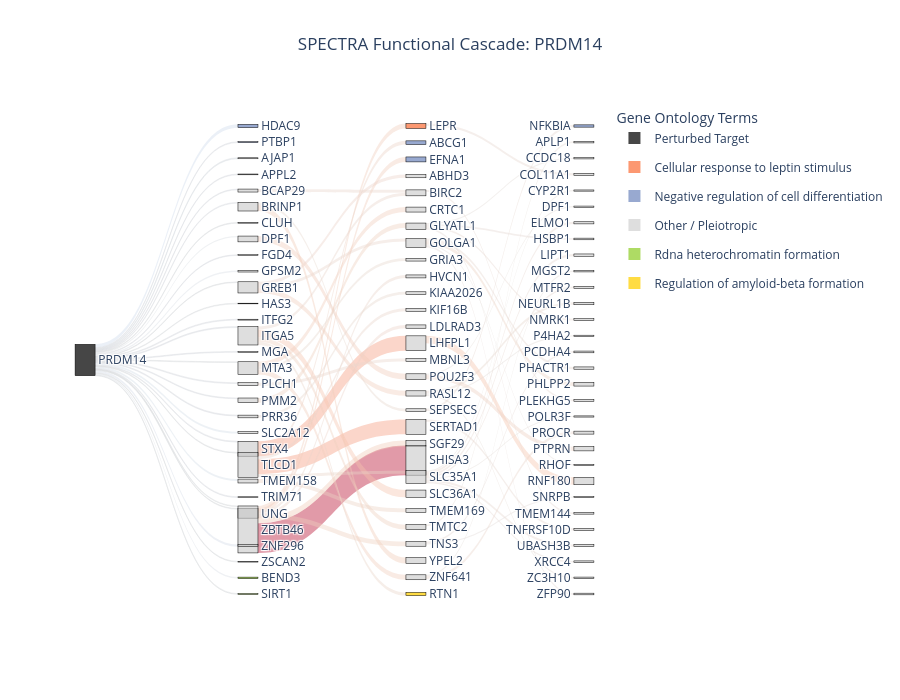

Notebook code for this chart:
### Code cell
import networkx as nx
import numpy as np
import matplotlib.pyplot as plt
import plotly.graph_objects as go

# --- Assume A_1, A_2, A_3 and gene_to_function are already defined ---

# --- 1. Colors & Legend Setup ---
unique_groups = sorted(list(set(gene_to_function.values())))
if 'Perturbed Target' in unique_groups:
    unique_groups.remove('Perturbed Target')
    unique_groups.insert(0, 'Perturbed Target') # Keep Target at the top of the legend

palette = plt.cm.Set2.colors # Set2 is great for distinct categorical colors
group_colors = {}
for i, group in enumerate(unique_groups):
    if group == 'Perturbed Target':
        group_colors[group] = 'rgba(50, 50, 50, 0.9)'
    elif group == 'Other / Pleiotropic':
        group_colors[group] = 'rgba(200, 200, 200, 0.6)'
    else:
        c = palette[i % len(palette)]
        group_colors[group] = f'rgba({int(c[0]*255)}, {int(c[1]*255)}, {int(c[2]*255)}, 0.9)'

# --- 2. Track Nodes by Hop for Sorting ---
# We track which genes are in which hop so we can sort them by function later
hop_to_genes = {0: set([target_gene]), 1: set(), 2: set(), 3: set()}
cascade_edges = [] 
all_signed_weights = []

current_sources = {target_gene}

for hop_idx, A in enumerate([A_1, A_2, A_3]):
    current_hop_num = hop_idx + 1
    A_dense = A.cpu().detach().numpy()
    A_dense[np.abs(A_dense) < minimum_signal] = 0.0
    
    G = nx.from_numpy_array(A_dense, create_using=nx.DiGraph)
    G = nx.relabel_nodes(G, idx_to_gene)
    G.remove_edges_from(nx.selfloop_edges(G))
    
    next_sources = set()
    layer_edges = []
    
    for source_gene in current_sources:
        if source_gene in G:
            for target_gene_dest in G.successors(source_gene):
                w = G[source_gene][target_gene_dest]['weight']
                layer_edges.append((source_gene, target_gene_dest, w, abs(w)))
                
    layer_edges.sort(key=lambda x: x[3], reverse=True)
    top_layer_edges = layer_edges[:K_edges]
    
    for src, tgt, w, abs_w in top_layer_edges:
        cascade_edges.append((src, current_hop_num - 1, tgt, current_hop_num, w, abs_w))
        next_sources.add(tgt)
        hop_to_genes[current_hop_num].add(tgt)
        all_signed_weights.append(w)
        
    current_sources = next_sources

# --- 3. Sort Nodes by Function & Calculate Coordinates ---
node_id_to_idx = {}
display_labels = []
node_colors = []
node_x = []
node_y = []

# X-axis mapping for the hops
hop_x_map = {0: 0.01, 1: 0.33, 2: 0.66, 3: 0.99}

for hop_num in range(4):
    genes_in_hop = list(hop_to_genes[hop_num])
    
    # SORTING MAGIC: Sort genes primarily by their GO term, then alphabetically by name
    genes_in_hop.sort(key=lambda g: (gene_to_function.get(g, 'Other / Pleiotropic'), g))
    
    # Calculate Y coordinates to distribute them evenly in the column
    if len(genes_in_hop) == 1:
        y_vals = [0.5]
    elif len(genes_in_hop) > 1:
        y_vals = np.linspace(0.05, 0.95, len(genes_in_hop))
    else:
        y_vals = []
        
    for gene, y_val in zip(genes_in_hop, y_vals):
        unique_id = f"{gene}_hop{hop_num}"
        node_id_to_idx[unique_id] = len(display_labels)
        
        display_labels.append(gene)
        func_group = gene_to_function.get(gene, 'Other / Pleiotropic')
        node_colors.append(group_colors[func_group])
        
        node_x.append(hop_x_map[hop_num])
        node_y.append(y_val)

# --- 4. Map Edges ---
sources, targets, values, link_colors = [], [], [], []
max_abs_w = max([abs(w) for w in all_signed_weights]) if all_signed_weights else 1.0
vmin, vmax = -max_abs_w, max_abs_w

for src, src_hop, tgt, tgt_hop, w, abs_w in cascade_edges:
    sources.append(node_id_to_idx[f"{src}_hop{src_hop}"])
    targets.append(node_id_to_idx[f"{tgt}_hop{tgt_hop}"])
    values.append(abs_w)
    
    # Edge color logic (coolwarm mapping)
    norm_w = (w - vmin) / (vmax - vmin)
    rgba = plt.cm.coolwarm(norm_w)
    link_colors.append(f'rgba({int(rgba[0]*255)}, {int(rgba[1]*255)}, {int(rgba[2]*255)}, 0.4)')

# --- 5. Render Figure with Dummy Legend ---
fig = go.Figure()

# Add the actual Sankey trace
fig.add_trace(go.Sankey(
    arrangement = "fixed", # Forces Plotly to respect our manual X and Y coordinates
    node = dict(
        pad = 15, thickness = 20,
        line = dict(color = "black", width = 0.5),
        label = display_labels,
        color = node_colors,
        x = node_x, # Apply sorted X coords
        y = node_y  # Apply sorted Y coords
    ),
    link = dict(source = sources, target = targets, value = values, color = link_colors)
))

# Add invisible dummy traces to force the Legend to appear
for group in unique_groups:
    fig.add_trace(go.Scatter(
        x=[None], y=[None], 
        mode='markers',
        marker=dict(size=12, color=group_colors[group], symbol='square'),
        legendgroup=group,
        showlegend=True,
        name=group
    ))

fig.update_layout(
    title_text=f"SPECTRA Functional Cascade: {target_gene}",
    title_x=0.5,
    font_size=12,
    height=700,
    plot_bgcolor='white',
    xaxis=dict(visible=False, showgrid=False, zeroline=False),
    yaxis=dict(visible=False, showgrid=False, zeroline=False),
    legend=dict(
        title="Gene Ontology Terms",
        yanchor="top", y=0.99,
        xanchor="left", x=1.05 # Positions legend cleanly to the right of the plot
    )
)

fig.show()

### Figure 1 — Plotly figure (JSON) as saved in the notebook; plotly's stock layout.template omitted (floating-point values rounded to 4 significant figures)
{"data": [{"arrangement": "fixed", "link": {"color": ["rgba(205, 217, 236, 0.4)", "rgba(210, 218, 231, 0.4)", "rgba(211, 219, 230, 0.4)", "rgba(211, 219, 230, 0.4)", "rgba(214, 219, 228, 0.4)", "rgba(214, 219, 228, 0.4)", "rgba(215, 219, 226, 0.4)", "rgba(216, 219, 225, 0.4)", "rgba(217, 220, 224, 0.4)", "rgba(217, 220, 224, 0.4)", "rgba(217, 220, 224, 0.4)", "rgba(217, 220, 224, 0.4)", "rgba(217, 220, 224, 0.4)", "rgba(217, 220, 224, 0.4)", "rgba(217, 220, 224, 0.4)", "rgba(217, 220, 224, 0.4)", "rgba(217, 220, 224, 0.4)", "rgba(217, 220, 224, 0.4)", "rgba(217, 220, 224, 0.4)", "rgba(217, 220, 224, 0.4)", "rgba(217, 220, 224, 0.4)", "rgba(218, 220, 223, 0.4)", "rgba(218, 220, 223, 0.4)", "rgba(218, 220, 223, 0.4)", "rgba(218, 220, 223, 0.4)", "rgba(218, 220, 223, 0.4)", "rgba(218, 220, 223, 0.4)", "rgba(218, 220, 223, 0.4)", "rgba(218, 220, 223, 0.4)", "rgba(218, 220, 223, 0.4)", "rgba(179, 3, 38, 0.4)", "rgba(244, 154, 123, 0.4)", "rgba(244, 154, 123, 0.4)", "rgba(244, 196, 173, 0.4)", "rgba(241, 202, 182, 0.4)", "rgba(241, 202, 182, 0.4)", "rgba(241, 203, 184, 0.4)", "rgba(239, 206, 188, 0.4)", "rgba(239, 206, 188, 0.4)", "rgba(239, 206, 188, 0.4)", "rgba(239, 206, 188, 0.4)", "rgba(239, 206, 188, 0.4)", "rgba(238, 207, 190, 0.4)", "rgba(238, 207, 190, 0.4)", "rgba(238, 207, 190, 0.4)", "rgba(236, 210, 196, 0.4)", "rgba(235, 211, 198, 0.4)", "rgba(234, 211, 199, 0.4)", "rgba(234, 211, 199, 0.4)", "rgba(233, 212, 201, 0.4)", "rgba(233, 212, 201, 0.4)", "rgba(232, 213, 202, 0.4)", "rgba(232, 213, 202, 0.4)", "rgba(232, 213, 202, 0.4)", "rgba(232, 213, 202, 0.4)", "rgba(232, 213, 202, 0.4)", "rgba(232, 213, 202, 0.4)", "rgba(231, 214, 204, 0.4)", "rgba(231, 214, 204, 0.4)", "rgba(231, 214, 204, 0.4)", "rgba(244, 195, 171, 0.4)", "rgba(237, 208, 193, 0.4)", "rgba(236, 210, 196, 0.4)", "rgba(232, 213, 202, 0.4)", "rgba(231, 214, 205, 0.4)", "rgba(230, 215, 207, 0.4)", "rgba(230, 215, 207, 0.4)", "rgba(230, 215, 207, 0.4)", "rgba(230, 215, 207, 0.4)", "rgba(230, 215, 207, 0.4)", "rgba(230, 215, 207, 0.4)", "rgba(230, 215, 207, 0.4)", "rgba(229, 216, 208, 0.4)", "rgba(229, 216, 208, 0.4)", "rgba(229, 216, 208, 0.4)", "rgba(228, 216, 209, 0.4)", "rgba(228, 216, 209, 0.4)", "rgba(228, 216, 209, 0.4)", "rgba(228, 216, 209, 0.4)", "rgba(228, 216, 209, 0.4)", "rgba(227, 217, 211, 0.4)", "rgba(227, 217, 211, 0.4)", "rgba(226, 217, 212, 0.4)", "rgba(226, 217, 212, 0.4)", "rgba(226, 217, 212, 0.4)", "rgba(226, 217, 212, 0.4)", "rgba(226, 217, 212, 0.4)", "rgba(226, 217, 212, 0.4)", "rgba(225, 218, 214, 0.4)", "rgba(225, 218, 214, 0.4)"], "source": [0, 0, 0, 0, 0, 0, 0, 0, 0, 0, 0, 0, 0, 0, 0, 0, 0, 0, 0, 0, 0, 0, 0, 0, 0, 0, 0, 0, 0, 0, 26, 21, 22, 14, 26, 6, 8, 26, 16, 16, 25, 11, 14, 25, 18, 23, 22, 26, 11, 22, 14, 11, 26, 22, 14, 5, 17, 19, 6, 16, 44, 46, 38, 58, 47, 38, 49, 31, 48, 52, 52, 52, 52, 37, 35, 56, 38, 37, 37, 52, 47, 55, 58, 37, 46, 47, 52, 52, 38, 56], "target": [1, 27, 20, 23, 10, 29, 8, 3, 19, 17, 13, 14, 21, 2, 24, 4, 18, 5, 6, 15, 9, 16, 25, 28, 7, 22, 30, 11, 12, 26, 51, 44, 49, 53, 50, 57, 46, 31, 36, 58, 33, 47, 55, 56, 37, 54, 32, 43, 34, 52, 59, 38, 40, 42, 35, 35, 45, 41, 48, 39, 82, 80, 76, 79, 71, 75, 85, 63, 60, 68, 86, 66, 70, 72, 77, 74, 89, 84, 67, 87, 88, 61, 69, 62, 65, 73, 64, 78, 81, 83], "value": [0.1111, 0.07692, 0.06667, 0.0625, 0.05263, 0.05, 0.04167, 0.03333, 0.0303, 0.02941, 0.02941, 0.02941, 0.02857, 0.02778, 0.02703, 0.02632, 0.02632, 0.02564, 0.025, 0.025, 0.02381, 0.02326, 0.02326, 0.02326, 0.02326, 0.02326, 0.02273, 0.02222, 0.02174, 0.02174, 1.0, 0.5, 0.4998, 0.2457, 0.2, 0.199, 0.1949, 0.1666, 0.1666, 0.1665, 0.1665, 0.1648, 0.1638, 0.1588, 0.1568, 0.1306, 0.1249, 0.1111, 0.1097, 0.1087, 0.1083, 0.1015, 0.1, 0.09999, 0.09998, 0.09998, 0.09994, 0.09091, 0.0909, 0.09079, 0.25, 0.1429, 0.125, 0.1, 0.08333, 0.07692, 0.07692, 0.07692, 0.07692, 0.07692, 0.07692, 0.07143, 0.06667, 0.0625, 0.0625, 0.05882, 0.05556, 0.05556, 0.05556, 0.05556, 0.05263, 0.05263, 0.04545, 0.04348, 0.04167, 0.04, 0.04, 0.04, 0.03846, 0.03846]}, "node": {"color": ["rgba(50, 50, 50, 0.9)", "rgba(141, 160, 203, 0.9)", "rgba(141, 160, 203, 0.9)", "rgba(200, 200, 200, 0.6)", "rgba(200, 200, 200, 0.6)", "rgba(200, 200, 200, 0.6)", "rgba(200, 200, 200, 0.6)", "rgba(200, 200, 200, 0.6)", "rgba(200, 200, 200, 0.6)", "rgba(200, 200, 200, 0.6)", "rgba(200, 200, 200, 0.6)", "rgba(200, 200, 200, 0.6)", "rgba(200, 200, 200, 0.6)", "rgba(200, 200, 200, 0.6)", "rgba(200, 200, 200, 0.6)", "rgba(200, 200, 200, 0.6)", "rgba(200, 200, 200, 0.6)", "rgba(200, 200, 200, 0.6)", "rgba(200, 200, 200, 0.6)", "rgba(200, 200, 200, 0.6)", "rgba(200, 200, 200, 0.6)", "rgba(200, 200, 200, 0.6)", "rgba(200, 200, 200, 0.6)", "rgba(200, 200, 200, 0.6)", "rgba(200, 200, 200, 0.6)", "rgba(200, 200, 200, 0.6)", "rgba(200, 200, 200, 0.6)", "rgba(200, 200, 200, 0.6)", "rgba(200, 200, 200, 0.6)", "rgba(166, 216, 84, 0.9)", "rgba(166, 216, 84, 0.9)", "rgba(252, 141, 98, 0.9)", "rgba(141, 160, 203, 0.9)", "rgba(141, 160, 203, 0.9)", "rgba(200, 200, 200, 0.6)", "rgba(200, 200, 200, 0.6)", "rgba(200, 200, 200, 0.6)", "rgba(200, 200, 200, 0.6)", "rgba(200, 200, 200, 0.6)", "rgba(200, 200, 200, 0.6)", "rgba(200, 200, 200, 0.6)", "rgba(200, 200, 200, 0.6)", "rgba(200, 200, 200, 0.6)", "rgba(200, 200, 200, 0.6)", "rgba(200, 200, 200, 0.6)", "rgba(200, 200, 200, 0.6)", "rgba(200, 200, 200, 0.6)", "rgba(200, 200, 200, 0.6)", "rgba(200, 200, 200, 0.6)", "rgba(200, 200, 200, 0.6)", "rgba(200, 200, 200, 0.6)", "rgba(200, 200, 200, 0.6)", "rgba(200, 200, 200, 0.6)", "rgba(200, 200, 200, 0.6)", "rgba(200, 200, 200, 0.6)", "rgba(200, 200, 200, 0.6)", "rgba(200, 200, 200, 0.6)", "rgba(200, 200, 200, 0.6)", "rgba(200, 200, 200, 0.6)", "rgba(255, 217, 47, 0.9)", "rgba(141, 160, 203, 0.9)", "rgba(200, 200, 200, 0.6)", "rgba(200, 200, 200, 0.6)", "rgba(200, 200, 200, 0.6)", "rgba(200, 200, 200, 0.6)", "rgba(200, 200, 200, 0.6)", "rgba(200, 200, 200, 0.6)", "rgba(200, 200, 200, 0.6)", "rgba(200, 200, 200, 0.6)", "rgba(200, 200, 200, 0.6)", "rgba(200, 200, 200, 0.6)", "rgba(200, 200, 200, 0.6)", "rgba(200, 200, 200, 0.6)", "rgba(200, 200, 200, 0.6)", "rgba(200, 200, 200, 0.6)", "rgba(200, 200, 200, 0.6)", "rgba(200, 200, 200, 0.6)", "rgba(200, 200, 200, 0.6)", "rgba(200, 200, 200, 0.6)", "rgba(200, 200, 200, 0.6)", "rgba(200, 200, 200, 0.6)", "rgba(200, 200, 200, 0.6)", "rgba(200, 200, 200, 0.6)", "rgba(200, 200, 200, 0.6)", "rgba(200, 200, 200, 0.6)", "rgba(200, 200, 200, 0.6)", "rgba(200, 200, 200, 0.6)", "rgba(200, 200, 200, 0.6)", "rgba(200, 200, 200, 0.6)", "rgba(200, 200, 200, 0.6)"], "label": ["PRDM14", "HDAC9", "PTBP1", "AJAP1", "APPL2", "BCAP29", "BRINP1", "CLUH", "DPF1", "FGD4", "GPSM2", "GREB1", "HAS3", "ITFG2", "ITGA5", "MGA", "MTA3", "PLCH1", "PMM2", "PRR36", "SLC2A12", "STX4", "TLCD1", "TMEM158", "TRIM71", "UNG", "ZBTB46", "ZNF296", "ZSCAN2", "BEND3", "SIRT1", "LEPR", "ABCG1", "EFNA1", "ABHD3", "BIRC2", "CRTC1", "GLYATL1", "GOLGA1", "GRIA3", "HVCN1", "KIAA2026", "KIF16B", "LDLRAD3", "LHFPL1", "MBNL3", "POU2F3", "RASL12", "SEPSECS", "SERTAD1", "SGF29", "SHISA3", "SLC35A1", "SLC36A1", "TMEM169", "TMTC2", "TNS3", "YPEL2", "ZNF641", "RTN1", "NFKBIA", "APLP1", "CCDC18", "COL11A1", "CYP2R1", "DPF1", "ELMO1", "HSBP1", "LIPT1", "MGST2", "MTFR2", "NEURL1B", "NMRK1", "P4HA2", "PCDHA4", "PHACTR1", "PHLPP2", "PLEKHG5", "POLR3F", "PROCR", "PTPRN", "RHOF", "RNF180", "SNRPB", "TMEM144", "TNFRSF10D", "UBASH3B", "XRCC4", "ZC3H10", "ZFP90"], "line": {"color": "black", "width": 0.5}, "pad": 15, "thickness": 20, "x": [0.01, 0.33, 0.33, 0.33, 0.33, 0.33, 0.33, 0.33, 0.33, 0.33, 0.33, 0.33, 0.33, 0.33, 0.33, 0.33, 0.33, 0.33, 0.33, 0.33, 0.33, 0.33, 0.33, 0.33, 0.33, 0.33, 0.33, 0.33, 0.33, 0.33, 0.33, 0.66, 0.66, 0.66, 0.66, 0.66, 0.66, 0.66, 0.66, 0.66, 0.66, 0.66, 0.66, 0.66, 0.66, 0.66, 0.66, 0.66, 0.66, 0.66, 0.66, 0.66, 0.66, 0.66, 0.66, 0.66, 0.66, 0.66, 0.66, 0.66, 0.99, 0.99, 0.99, 0.99, 0.99, 0.99, 0.99, 0.99, 0.99, 0.99, 0.99, 0.99, 0.99, 0.99, 0.99, 0.99, 0.99, 0.99, 0.99, 0.99, 0.99, 0.99, 0.99, 0.99, 0.99, 0.99, 0.99, 0.99, 0.99, 0.99], "y": [0.5, 0.05, 0.08103, 0.1121, 0.1431, 0.1741, 0.2052, 0.2362, 0.2672, 0.2983, 0.3293, 0.3603, 0.3914, 0.4224, 0.4534, 0.4845, 0.5155, 0.5466, 0.5776, 0.6086, 0.6397, 0.6707, 0.7017, 0.7328, 0.7638, 0.7948, 0.8259, 0.8569, 0.8879, 0.919, 0.95, 0.05, 0.08214, 0.1143, 0.1464, 0.1786, 0.2107, 0.2429, 0.275, 0.3071, 0.3393, 0.3714, 0.4036, 0.4357, 0.4679, 0.5, 0.5321, 0.5643, 0.5964, 0.6286, 0.6607, 0.6929, 0.725, 0.7571, 0.7893, 0.8214, 0.8536, 0.8857, 0.9179, 0.95, 0.05, 0.08103, 0.1121, 0.1431, 0.1741, 0.2052, 0.2362, 0.2672, 0.2983, 0.3293, 0.3603, 0.3914, 0.4224, 0.4534, 0.4845, 0.5155, 0.5466, 0.5776, 0.6086, 0.6397, 0.6707, 0.7017, 0.7328, 0.7638, 0.7948, 0.8259, 0.8569, 0.8879, 0.919, 0.95]}, "type": "sankey"}, {"legendgroup": "Perturbed Target", "marker": {"color": "rgba(50, 50, 50, 0.9)", "size": 12, "symbol": "square"}, "mode": "markers", "name": "Perturbed Target", "showlegend": true, "type": "scatter", "x": [null], "y": [null]}, {"legendgroup": "Cellular response to leptin stimulus", "marker": {"color": "rgba(252, 141, 98, 0.9)", "size": 12, "symbol": "square"}, "mode": "markers", "name": "Cellular response to leptin stimulus", "showlegend": true, "type": "scatter", "x": [null], "y": [null]}, {"legendgroup": "Negative regulation of cell differentiation", "marker": {"color": "rgba(141, 160, 203, 0.9)", "size": 12, "symbol": "square"}, "mode": "markers", "name": "Negative regulation of cell differentiation", "showlegend": true, "type": "scatter", "x": [null], "y": [null]}, {"legendgroup": "Other / Pleiotropic", "marker": {"color": "rgba(200, 200, 200, 0.6)", "size": 12, "symbol": "square"}, "mode": "markers", "name": "Other / Pleiotropic", "showlegend": true, "type": "scatter", "x": [null], "y": [null]}, {"legendgroup": "Rdna heterochromatin formation", "marker": {"color": "rgba(166, 216, 84, 0.9)", "size": 12, "symbol": "square"}, "mode": "markers", "name": "Rdna heterochromatin formation", "showlegend": true, "type": "scatter", "x": [null], "y": [null]}, {"legendgroup": "Regulation of amyloid-beta formation", "marker": {"color": "rgba(255, 217, 47, 0.9)", "size": 12, "symbol": "square"}, "mode": "markers", "name": "Regulation of amyloid-beta formation", "showlegend": true, "type": "scatter", "x": [null], "y": [null]}], "layout": {"font": {"size": 12}, "height": 700, "legend": {"title": {"text": "Gene Ontology Terms"}, "x": 1.05, "xanchor": "left", "y": 0.99, "yanchor": "top"}, "plot_bgcolor": "white", "title": {"text": "SPECTRA Functional Cascade: PRDM14", "x": 0.5}, "xaxis": {"showgrid": false, "visible": false, "zeroline": false}, "yaxis": {"showgrid": false, "visible": false, "zeroline": false}}}
